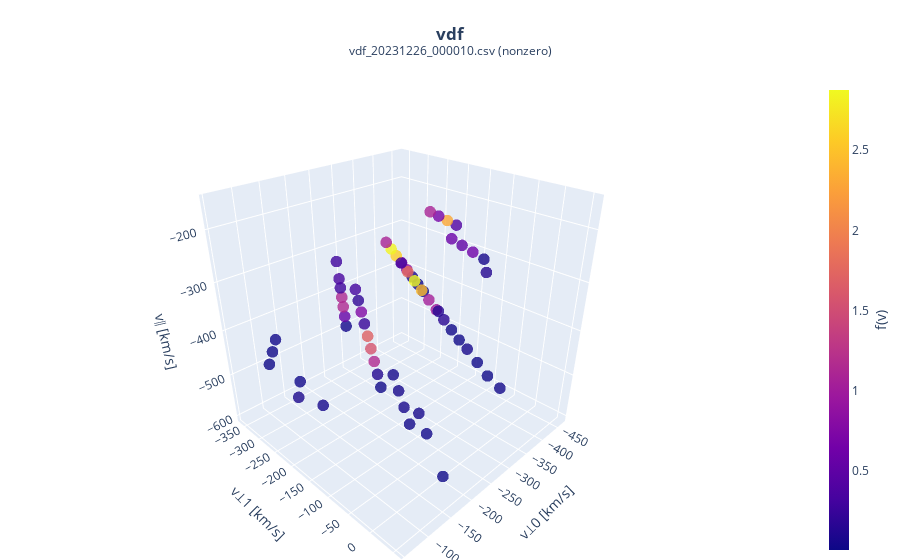
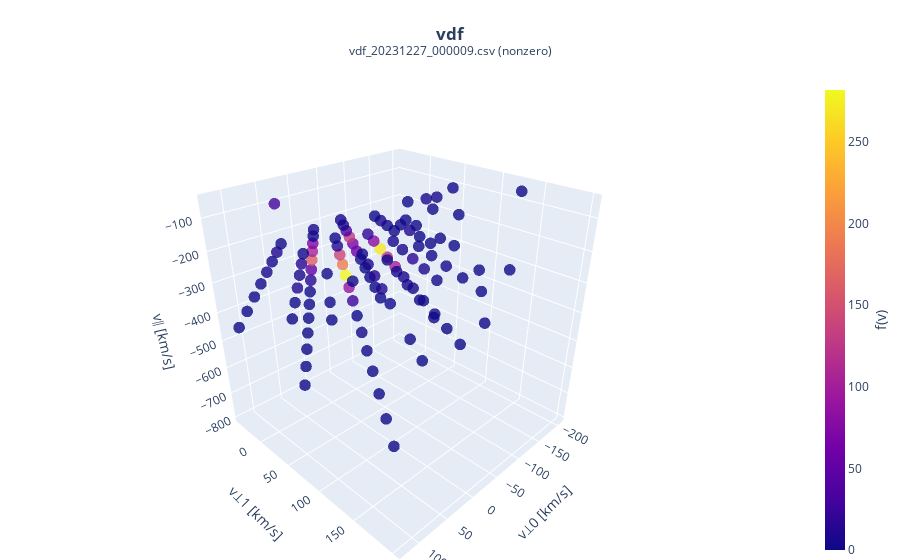
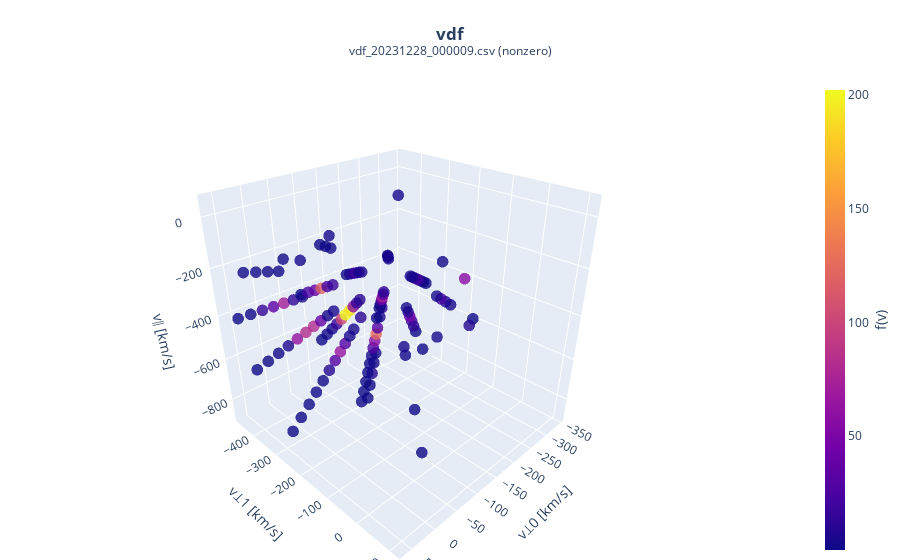
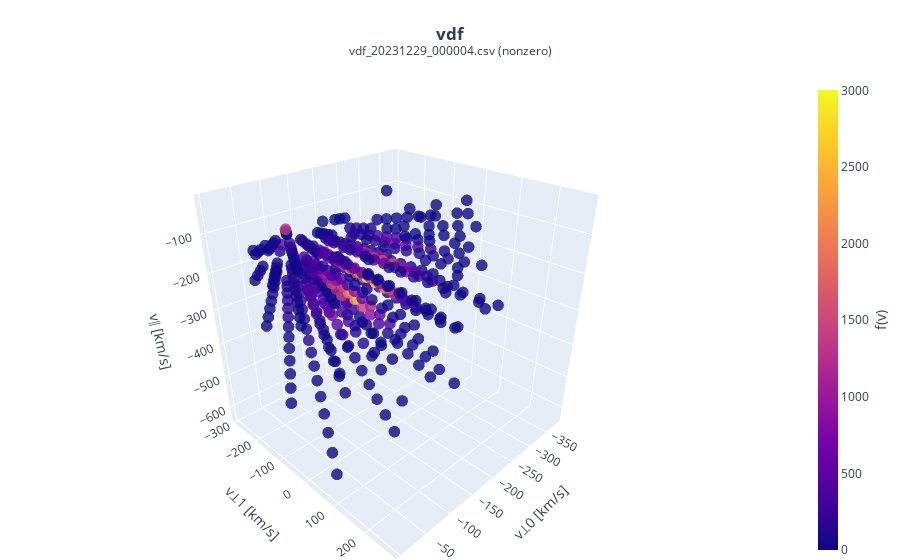

Notebook cell for these charts, in order:
### Code cell
for file in files:

    df = pd.read_csv(file)

    vp0  = df["v_perp_0"].to_numpy()
    vp1  = df["v_perp_1"].to_numpy()
    vpa  = df["v_para"].to_numpy()
    fval = df["f(v)"].to_numpy()

    mask = fval != 0

    vp0_nz  = vp0[mask]
    vp1_nz  = vp1[mask]
    vpa_nz  = vpa[mask]
    fval_nz = fval[mask]

    fig = go.Figure(
        data=go.Scatter3d(
            x=vp0_nz,
            y=vp1_nz,
            z=vpa_nz,
            mode="markers",
            marker=dict(
                size=4,
                color=fval_nz,
                colorscale="Plasma",
                opacity=0.8,
                colorbar=dict(
                    title=dict(text="f(v)", side="right"),
                    thickness=20
                )
            )
        )
    )

    fig.update_layout(
        title=dict(
            text="<b>vdf</b><br>"
                 f"<sup>{os.path.basename(file)} (nonzero)</sup>",
            x=0.5,
            xanchor="center"
        ),
        scene=dict(
            xaxis_title="v⊥0 [km/s]",
            yaxis_title="v⊥1 [km/s]",
            zaxis_title="v∥ [km/s]",
            aspectmode="cube",
            camera=dict(eye=dict(x=1.4, y=1.4, z=1.1))
        ),
        margin=dict(l=0, r=0, t=80, b=0),
        paper_bgcolor="white"
    )

    fig.show()
